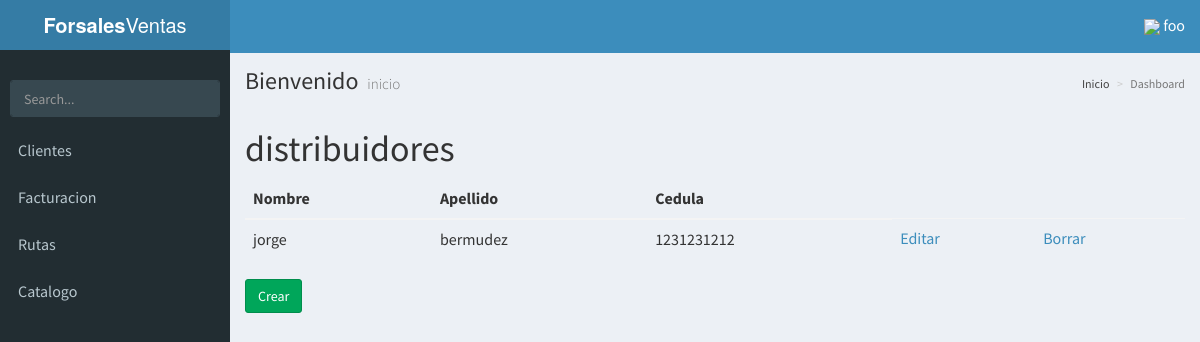
/distribuidores/ (signed in), run on the app's committed database.
### base/models.py (models this page shows, shortened)
class distribuidor(models.Model):
	nombre = models.CharField(max_length=20)
	apellido = models.CharField(max_length=20)
	cedula = models.IntegerField()
	usuario = models.ForeignKey(User,blank=True,null=True,default=None)

### base/views.py (the view)
# urls.py: url(r'^distribuidores/$', ListarDistribuidor.as_view(), name="listar_distribuidores"),
class ListarDistribuidor(LoginRequiredMixin,ListView):
	model = distribuidor
	template_name = 'distribuidores/listar.html'

### base/templates/distribuidores/listar.html
{% extends 'AdminLTE/index.html' %}
{% block content %}
	<h1>distribuidores</h1>
	<table class="table">
		<thead>
			<tr>
				<th>Nombre</th>
				<th>Apellido</th>
				<th>Cedula</th>
			</tr>
		</thead>
		<tbody>
			{% for distribuidor in object_list %}
				<tr>
					<td>{{ distribuidor.nombre }}</td>
					<td>{{ distribuidor.apellido }}</td>
					<td>{{ distribuidor.cedula }}</td>
					<td><a href="{% url 'actualizar_distribuidor' distribuidor.pk %}">Editar</a></td>
					<td><a href="{% url 'borrar_distribuidor' distribuidor.pk %}">Borrar</a></td>
				</tr>
			{% empty %}
				<tr>
					<td>Sin distribuidor</td>
				</tr>
			{% endfor %}
		</tbody>
	</table>
		<a class="btn btn-success" href="{% url 'crear_distribuidor' %}">Crear</a>
{% endblock content %}

### base/templates/AdminLTE/index.html (shortened to what this page needs)
{% load static %}
<!DOCTYPE html>
<html>
<head>
<link rel="stylesheet" href="https://unpkg.com/bootstrap-material-design@4.0.0-beta.3/dist/css/bootstrap-material-design.min.css"
>
  <link rel="stylesheet" href="{% static 'css/AdminLTE/bootstrap/css/bootstrap.min.css' %}">
  <link rel="stylesheet" href="{% static 'css/AdminLTE/AdminLTE.min.css' %}">
  <link rel="stylesheet" href="{% static 'css/AdminLTE/skins/_all-skins.min.css' %}">
  <link rel="stylesheet" href="{% static 'css/AdminLTE/plugins/iCheck/flat/blue.css' %}">
  <link rel="stylesheet" href="{% static 'css/AdminLTE/plugins/morris/morris.css' %}">
  <link rel="stylesheet" href="{% static 'css/AdminLTE/plugins/jvectormap/jquery-jvectormap-1.2.2.css' %}">
  <link rel="stylesheet" href="{% static 'css/AdminLTE/plugins/datepicker/datepicker3.css' %}">
  <link rel="stylesheet" href="{% static 'css/AdminLTE/plugins/daterangepicker/daterangepicker.css' %}">
  <link rel="stylesheet" href="{% static 'css/AdminLTE/plugins/bootstrap-wysihtml5/bootstrap3-wysihtml5.min.css' %}">
</head>
<body class="hold-transition skin-blue sidebar-mini">
<div class="wrapper" id="vue-root">
  <header class="main-header">
    <a href="/" class="logo">
      <span class="logo-lg"><b>Forsales</b>Ventas</span>
    </a>
    <nav class="navbar navbar-static-top">
      <a href="#" class="sidebar-toggle" data-toggle="offcanvas" role="button">
      </a>
      <div class="navbar-custom-menu">
        <ul class="nav navbar-nav">
          <li class="dropdown user user-menu">
            <a href="#" class="dropdown-toggle" data-toggle="dropdown">
             <img style="width: 10%; " src="http://taxipy.com/files/caradibujo.png">
              <span class="hidden-xs">{{ request.user.username }}</span>
            </a>
          </li>
        </ul>
      </div>
    </nav>
  </header>
  <aside class="main-sidebar">
    <section class="sidebar">
      <div class="user-panel">
      </div>
      <form action="#" method="get" class="sidebar-form">
        <div class="input-group">
          <input type="text" name="q" class="form-control" placeholder="Search...">
              <span class="input-group-btn">
                <button type="submit" name="search" id="search-btn" class="btn btn-flat">
                </button>
              </span>
        </div>
      </form>
      <ul class="sidebar-menu">
      {% if request.user.is_superuser %}
        <li class="header">PANEL DE CONTROL</li>
        <li>
          <a href="{% url 'listar_productos' %}">
            <i class="fa fa-shopping-basket" aria-hidden="true"><span>Productos</span></i>
          </a>
        </li>
        <li>
          <a href="{% url 'listar_clientes' %}">
            <i class="fa fa-th"></i> <span>Clientes</span>
          </a>
        </li>
        <li>
          <a href="{% url 'listar_distribuidores' %}">
            <i class="fa fa-th"></i> <span>Distribuidores</span>
          </a>
        </li>
        <li>
          <a href="{% url 'listar_proveedores' %}">
            <i class="fa fa-th"></i> <span>Proveedores</span>
          </a>
        </li>
        <li class="treeview">
          <a href="#">
            <i class="fa fa-dashboard"></i> <span>Facturacion</span>
            <span class="pull-right-container">
              <i class="fa fa-angle-left pull-right"></i>
            </span>
          </a>
          <ul class="treeview-menu">
            <li class=""><a href="{% url 'factura' %}"><i class="fa fa-circle-o"></i> Listar</a></li>
          </ul>
           <ul class="treeview-menu">
            <li class=""><a href="{% url 'reportes' %}"><i class="fa fa-circle-o"></i> reportes</a></li>
          </ul>
        </li>
        <li class="treeview">
          <a href="#">
            <i class="fa fa-dashboard"></i> <span>Inventario</span>
            <span class="pull-right-container">
              <i class="fa fa-angle-left pull-right"></i>
            </span>
          </a>
          <ul class="treeview-menu">
            <li class=""><a href="{% url 'movimiento' %}"><i class="fa fa-circle-o"></i> Movimientos</a></li>
          </ul>
        </li>
        <li class="treeview">
          <a href="#">
            <i class="fa fa-dashboard"></i> <span>Catalogo</span>
            <span class="pull-right-container">
              <i class="fa fa-angle-left pull-right"></i>
            </span>
          </a>
          <ul class="treeview-menu">
            <li class=""><a href="{% url 'catalogos' %}"><i class="fa fa-circle-o"></i> Lista</a></li>
          </ul>
        </li>
        <li class="treeview">
          <a href="#">
            <i class="fa fa-dashboard"></i> <span>Rutas</span>
            <span class="pull-right-container">
              <i class="fa fa-angle-left pull-right"></i>
            </span>
          </a>
          <ul class="treeview-menu">
            <li class=""><a href="{% url 'rutas-mapa' %}"><i class="fa fa-circle-o"></i> Rutas</a></li>
          </ul>
        </li>
      {% else %}
        {% if request.user %}
<li>
          <a href="{% url 'listar_clientes' %}">
             <span>Clientes</span>
          </a>
        </li>
          <li class="treeview">
            <a href="#">
               <span>Facturacion</span>
            </a>
          </li>
          <li class="treeview">
            <a href="#">
               <span>Rutas</span>
            </a>
          </li>
        <li class="treeview">
          <a href="#">
             <span>Catalogo</span>
          </a>
        </li>
        {% endif %}
      {% endif %}
      </ul>
    </section>
  </aside>
  <div class="content-wrapper">
    <section class="content-header">
      <h1>
        Bienvenido
        <small>inicio</small>
      </h1>
      <ol class="breadcrumb">
        <li><a href="#"> Inicio</a></li>
        <li class="active">Dashboard</li>
      </ol>
    </section>
    <section class="content">
      {% block content %}
      {% endblock content %}
    </section>
  </div>
</div>
</body>
</html>

### base/templates/AdminLTE/index.html (style rules this page uses)
html, body { font-size: 16px !important; }
.navbar { display: inherit !important; }

### data on the page
distribuidor: nombre "jorge", apellido "bermudez", cedula "1231231212"

### other printed values
{{ request.user.username }} "foo"
